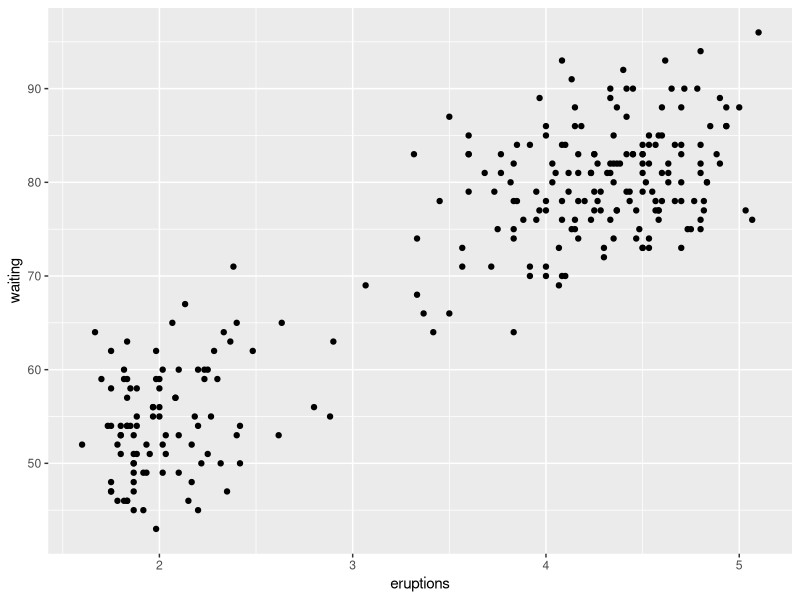
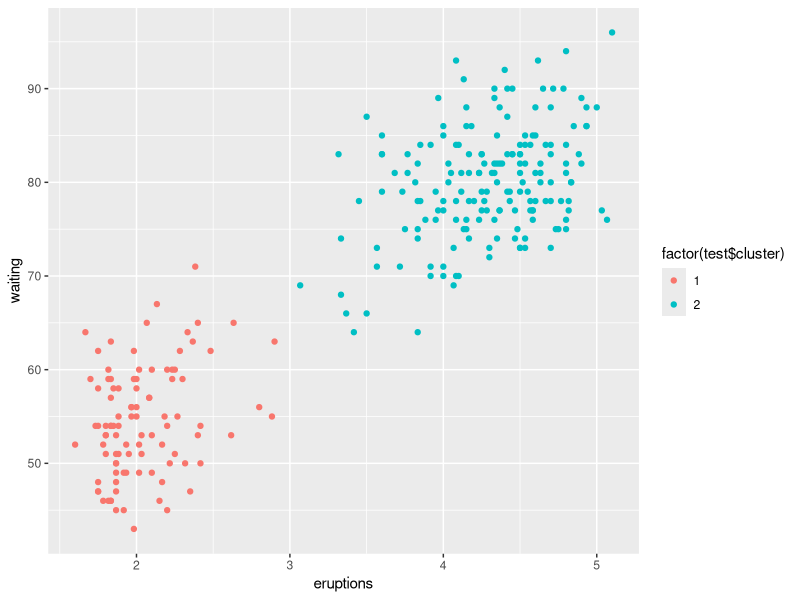
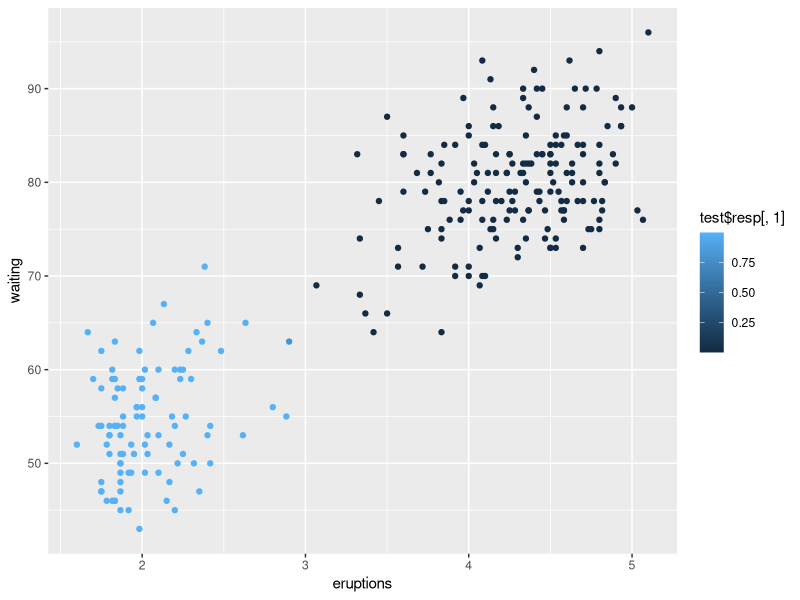

Here is the R script that generated these plots, in order: (Note: this script raises an error after producing the figures.)
### The following code is based on algorithms noted in Murphy, 2012 Probabilistic Machine Learning.
### Specifically, Chapter 11, section 4.

###############################
### EM for gaussian mixture ###
###############################
gaussmixEM = function(params, X, clusters = 2, tol=.00001, maxits=100, showits=T){
  # Arguments are params: starting parameters (means, covariances, cluster probability), 
  # X: data, clusters: number of clusters desired, tol: tolerance, maxits: maximum iterations, 
  # showits: whether to show iterations
  
  require(mvtnorm)
  # Starting points
  N = nrow(X)
  mu = params$mu
  var = params$var
  probs = params$probs
  
  # initializations
  ri = matrix(0, ncol=clusters, nrow=N)         # cluster 'responsibilities', i.e. probability of cluster membership for each observation i
  ll = 0                                        # log likelihood
  it = 0                                        # iteration count
  converged = FALSE                             # convergence
  
  if (showits)                                  # Show iterations if showits == true
    cat(paste("Iterations of EM:", "\n"))
  
  while (!converged & it < maxits) { 
    probsOld = probs
    #   muOld = mu                                  # Use direct values or loglike for convergence
    #   varOld = var
    llOld = ll
    riOld = ri
    
    ### E
    # Compute responsibilities
    for (k in 1:clusters){
      ri[,k] = probs[k] * dmvnorm(X, mu[k,], sigma = var[[k]], log=F)
    }
    ri = ri/rowSums(ri)
    
    ### M
    rk = colSums(ri)                            # rk is weighted average cluster membership size
    probs = rk/N
    for (k in 1:clusters){
      varmat = matrix(0, ncol=ncol(X), nrow=ncol(X))        # initialize to sum matrices
      for (i in 1:N){
        varmat = varmat + ri[i,k] * X[i,]%*%t(X[i,])
      }
      mu[k,] = (t(X) %*% ri[,k]) / rk[k]
      var[[k]] =  varmat/rk[k] - mu[k,]%*%t(mu[k,])
      ll[k] = -.5 * sum( ri[,k] * dmvnorm(X, mu[k,], sigma = var[[k]], log=T) )
    }
    ll = sum(ll)
    
    ### compare old to current for convergence
    parmlistold =  c(llOld, probsOld)           # c(muOld, unlist(varOld), probsOld)
    parmlistcurrent = c(ll, probs)              # c(mu, unlist(var), probs)
    it = it + 1
    if (showits & it == 1 | it%%5 == 0)         # if showits true, & it =1 or modulo of 5 print message
      cat(paste(format(it), "...", "\n", sep = ""))
    converged = min(abs(parmlistold - parmlistcurrent)) <= tol
  }
  
  clust = which(round(ri)==1, arr.ind=T)        # create cluster membership
  clust = clust[order(clust[,1]), 2]            # order accoring to row rather than cluster
  out = list(probs=probs, mu=mu, var=var, resp=ri, cluster=clust, ll=ll)
} 


#########################################
### Example 1: Old Faithful eruptions ###
#########################################

### This example uses Old Faithful geyser eruptions.  This is can be compared to the univariate code of EM Mixture.R
### See also http://www.geyserstudy.org/geyser.aspx?pGeyserNo=OLDFAITHFUL

# Create starting values
mustart = rbind(c(3, 60), c(3, 60.1))    # must be at least slightly different
covstart = list(cov(faithful), cov(faithful))
probs = c(.01, .99)

starts = list(mu=mustart, var=covstart, probs=probs)  # params is a list of mu var and probs 

# Run and examine
test = gaussmixEM(params=starts, X=as.matrix(faithful), clusters = 2, tol=1e-8, maxits=1500, showits=T)
str(test)

### graphical display
 library(ggplot2)
 qplot(x=eruptions, y=waiting, data=faithful)# + ggtheme
# 
 ggplot(aes(x=eruptions, y=waiting), data=faithful) +
   geom_point(aes(color=factor(test$cluster)))# +
  # ggtheme
# 
 ggplot(aes(x=eruptions, y=waiting), data=faithful) +
   geom_point(aes(color=test$resp[,1]))# +
  # ggtheme
# 
 worst = apply(test$resp, 1, function(x) max(x) < .99) #relatively speaking, these are extremely well-separated clusters
 ggplot(aes(x=eruptions, y=waiting), data=faithful) +
   geom_point(aes(color=worst)) +
   ggtheme

### Compare to mclust results
library(mclust)
mclustmod = Mclust(faithful[,1:2], 2)
str(mclustmod,1)

# compare means
t(test$mu); mclustmod$parameters$mean

# compare variances
test$var; mclustmod$parameters$variance$sigma

# compare classifications, reverse in case arbitrary numbering of one of them is opposite
table(test$cluster, mclustmod$classification)
table(ifelse(test$cluster==2, 1, 2), mclustmod$classification)

# compare responsibilities; reverse one if arbitrary numbering of one of them is opposite
cbind(round(test$resp[,1], 2), round(mclustmod$z[,2], 2)) #cluster '1'
cbind(round(test$resp[,2], 2), round(mclustmod$z[,1], 2)) #cluster '2'

################################
### Example 2: Iris data set ###
################################
# Set up starting values
iris2 = iris[,1:4]

library(plyr)
mustart = daply(iris, 'Species', function(x) colMeans(x[,1:4])) + runif(4, 0, .5)    #add noise; function is notably sensitive to starts, but don't want to cheat too badly
covstart = dlply(iris, 'Species', function(x) var(x[,1:4]) + diag(runif(4, 0, .5)))
probs = c(.1, .2, .7)

starts = list(mu=mustart, var=covstart, probs=probs)  

# Run and examine
test = gaussmixEM(params=starts, X=as.matrix(iris2), clusters = 3, tol=1e-8, maxits=1500, showits=T)
table(test$cluster, iris$Species)

### Compare to mclust results
mclustIris = Mclust(iris[,1:4], 3)
table(mclustIris$classification, iris$Species)
